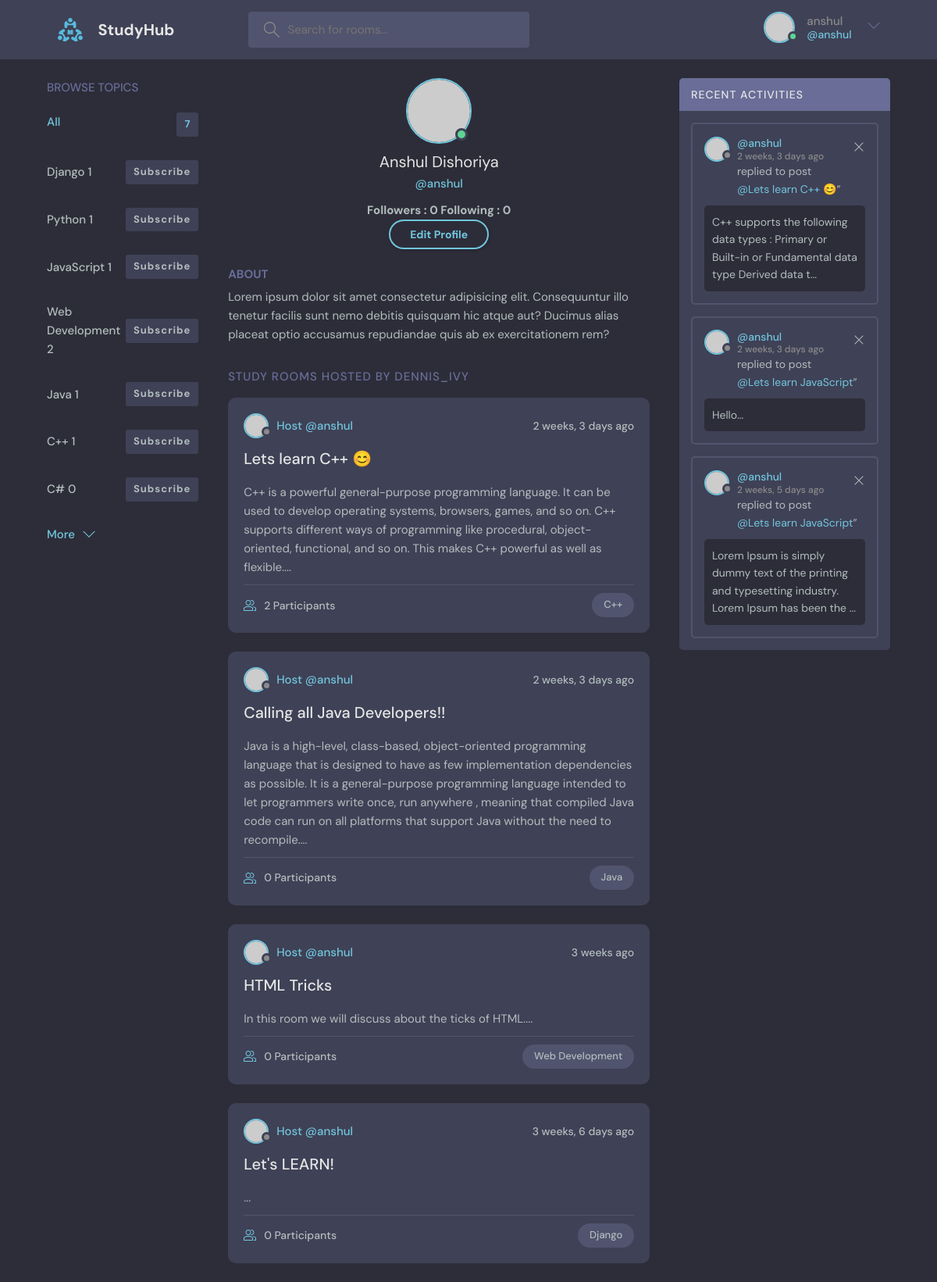
The app's page /user-profile/2 (signed in), older data.
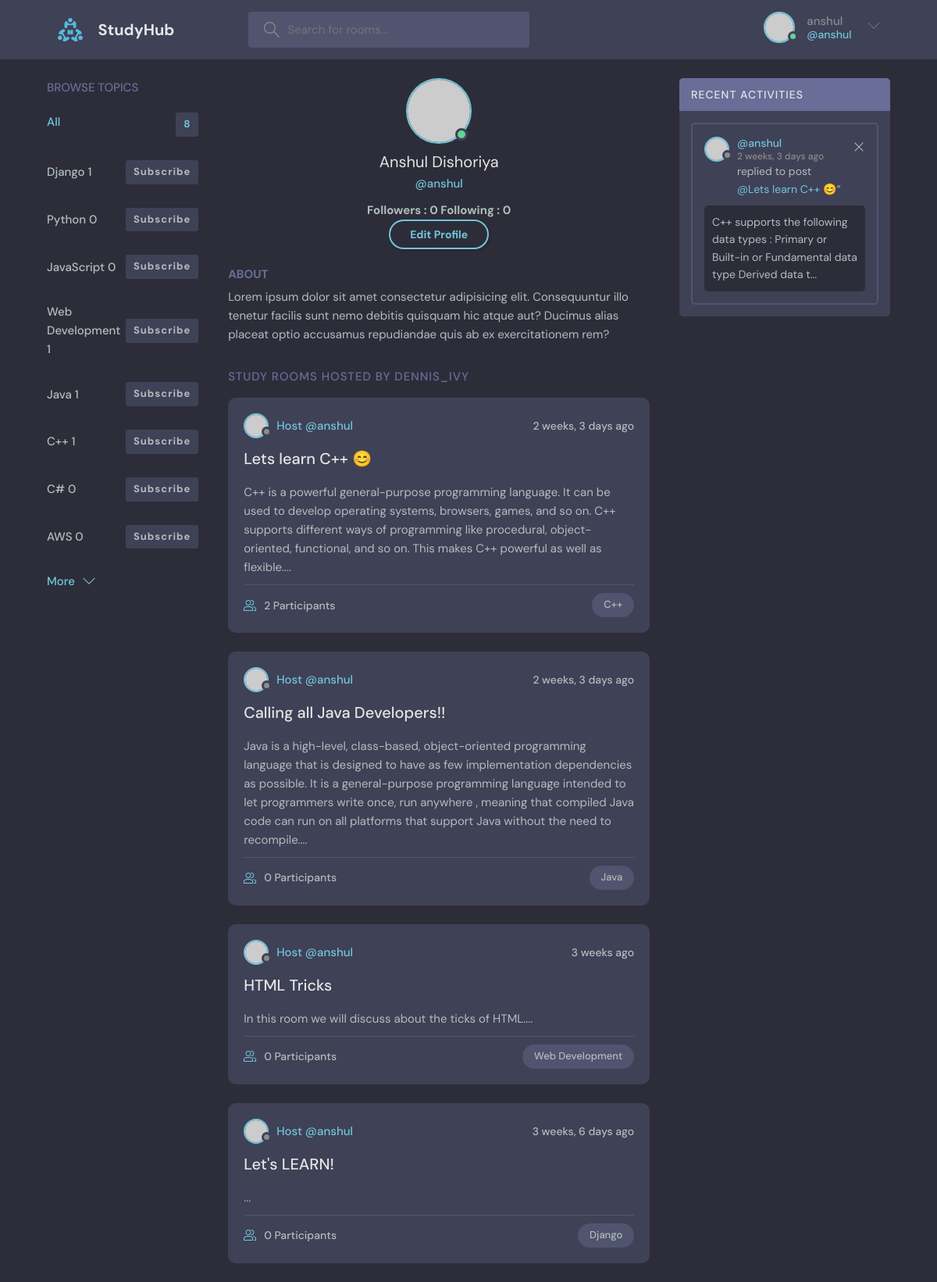
The same page, newer data.
### base/models.py (models this page shows, shortened)
class Topic(models.Model):
    name = models.CharField(max_length=100)
    subscribe  = models.ManyToManyField(User, related_name='subscribe', blank=True)

class Room(models.Model):
    host = models.ForeignKey(User , on_delete=models.SET_NULL , null=True)
    topic =models.ForeignKey(Topic , on_delete=models.SET_NULL , null=True )
    name = models.CharField(max_length=200)
    description = models.TextField(null=True , blank=True)
    participants = models.ManyToManyField(User , related_name='participants' ,blank=True)
    updated = models.DateTimeField(auto_now=True)
    created = models.DateTimeField(auto_now_add=True)
    class Meta:
        ordering = ['-updated' , '-created']

class Message(models.Model):
    user = models.ForeignKey( User, on_delete=models.CASCADE)
    room =  models.ForeignKey(Room , on_delete=models.CASCADE)
    body = models.TextField()
    updated = models.DateTimeField(auto_now=True)
    created = models.DateTimeField(auto_now_add=True)
    class Meta:
        ordering = ['-updated' , '-created']
    def __str__(self):
        return self.body[:100]

### base/views.py (the view)
def userProfile(request , pk):# here pk = primary key to identify the user
    user = User.objects.get(id=pk)
    rooms = user.room_set.all()
    user_followers = UserFollowers.objects.filter(myFollower=user)
    user_followings = UserFollowing.objects.filter(myFollowing=user)
    is_following = True if UserFollowing.objects.filter(myFollowing=request.user , following=user) else False
    room_messages = user.message_set.all()
    topics = Topic.objects.all()
    context = {'user':user , 'rooms':rooms ,
        'room_messages':room_messages , 'topics':topics,
        'user_followers':user_followers , 'user_followings':user_followings,
        'is_following' :is_following }
    return render(request , 'base/profile.html' ,context)

### base/templates/base/profile.html (shortened to what this page needs)
{% extends 'main.html' %}
{% block content %}
<main class="profile-page layout layout--3">
    <div class="container">
        {% include 'base/topics_component.html' %}
        <div class="roomList">
            <div class="profile">
                <div class="profile__avatar">
                    <div class="avatar avatar--large active">
                        <img src="https://randomuser.me/api/portraits/men/11.jpg" />
                    </div>
                </div>
                <div class="profile__info">
                    <h3>{{user.first_name}} {{user.last_name}}</h3>
                    <p>@{{user.username}}</p>
                    <h4>Followers : {{user_followers.count}}      Following : {{user_followings.count}}</h4>
                    {% if user == request.user %}
                        <a href="{% url 'update-user' %}" class="btn btn--main btn--pill">Edit Profile</a>
                    {% endif %}
                </div>
                <div class="profile__about">
                    <h3>About</h3>
                    <p>
                        Lorem ipsum dolor sit amet consectetur adipisicing elit. Consequuntur illo tenetur
                        facilis sunt nemo debitis quisquam hic atque aut? Ducimus alias placeat optio
                        accusamus repudiandae quis ab ex exercitationem rem?
                    </p>
                </div>
            </div>
            <div class="roomList__header">
                <div>
                    <h2>Study Rooms Hosted by dennis_ivy</a>
                    </h2>
                </div>
            </div>
            {% include 'base/feed_component.html' %}
        </div>
        {% include 'base/activity_component.html' %}
    </div>
</main>
{% endblock content %}

### templates/main.html (shortened to what this page needs)
<!DOCTYPE html>
{% load static %}
<html lang="en">
  <head>
    <link rel="stylesheet" href="{% static 'styles/style.css' %}" />
  </head>
  <body>
    {% include 'navbar.html' %}
    {% block content %}
    {% endblock content %}
  </body>
</html>

### templates/navbar.html (shortened to what this page needs)
{% load static %}
<header class="header header--loggedIn">
    <div class="container">
      <a href="{% url 'home' %}" class="header__logo">
        <img src="{% static 'images/logo.svg' %}" />
        <h1>StudyHub</h1>
      </a>
      <form class="header__search" method="POST" action="{% url 'home' %}" >
        <label>
          <input type="text" name="q" placeholder="Search for rooms..." />
        </label>
      </form>
      <nav class="header__menu">
        {% if request.user.is_authenticated  %}
        <div class="header__user">
          <a href="{% url 'user-profile' request.user.id %}">
            <div class="avatar avatar--medium active">
              <img src="https://randomuser.me/api/portraits/men/37.jpg" />
            </div>
            <p>{{request.user.username}}<span>@{{request.user.username}}</span></p>
          </a>
          <button class="dropdown-button">
            <svg version="1.1" xmlns="http://www.w3.org/2000/svg" width="32" height="32" viewBox="0 0 32 32">
              <title>chevron-down</title>
              <path d="M16 21l-13-13h-3l16 16 16-16h-3l-13 13z"></path>
            </svg>
          </button>
        </div>
        {% endif %}
      </nav>
    </div>
  </header>

### base/templates/base/topics_component.html (shortened to what this page needs)
<div class="topics">
  <div class="topics__header">
    <h2>Browse Topics</h2>
  </div>
  <ul class="topics__list">
    <li class="flex">
      <a href="{% url 'home' %}" class="active">All <span>{{topics.count}}</span></a>
    </li>
    {% for topic in topics %}
      <li style="display: flex; justify-content: space-between; align-items: center;">
        <a href="{% url 'home' %}?q={{topic.name}}" style="text-decoration: none;">{{topic.name}} {{topic.room_set.all.count}}</a>
        <a  href="{% url 'subscribe-topic' topic.id %}" style="text-decoration: none;"><span>Subscribe</span></a>
      </li>
    {% endfor %}
  </ul>
  <a class="btn btn--link" href="{% url 'browse-topics' %}">
    More
    <svg
      version="1.1"
      xmlns="http://www.w3.org/2000/svg"
      width="32"
      height="32"
      viewBox="0 0 32 32"
    >
      <title>chevron-down</title>
      <path d="M16 21l-13-13h-3l16 16 16-16h-3l-13 13z"></path>
    </svg>
  </a>
</div>

### base/templates/base/feed_component.html (shortened to what this page needs)
{% for room in rooms %}
<div class="roomListRoom">
  <div class="roomListRoom__header">
    <a href="{% url 'user-profile' room.host.id %}" class="roomListRoom__author">
      <div class="avatar avatar--small">
        <img src="https://randomuser.me/api/portraits/women/11.jpg" />
      </div>
      <span>Host @{{room.host.username}}</span>
    </a>
    <div class="roomListRoom__actions">
      <span>{{room.created|timesince}} ago</span>
    </div>
  </div>
  <div class="roomListRoom__content">
    <a href="{% url 'room' room.id %}">{{room.name}}</a>
    <p>
      {{room.description}}...
    </p>
  </div>
  <div class="roomListRoom__meta">
    <a href="{% url 'room' room.id %}" class="roomListRoom__joined">
      {{room.participants.all.count}} Participants
    </a>
    <p class="roomListRoom__topic">{{room.topic.name}}</p>
  </div>
</div>
{% endfor %}

### base/templates/base/activity_component.html
<div class="activities">
  <div class="activities__header">
    <h2>Recent Activities</h2>
  </div>
  {% for message in room_messages %}
  <div class="activities__box">
    <div class="activities__boxHeader roomListRoom__header">
      <a href="{% url 'user-profile'  message.user.id %}" class="roomListRoom__author">
        <div class="avatar avatar--small">
          <img src="https://randomuser.me/api/portraits/women/11.jpg" />
        </div>
        <p>
          @{{message.user.username}}
          <span>{{message.created|timesince}} ago</span>
        </p>
      </a>
      {% if request.user == message.user %}
      <div class="roomListRoom__actions">
        <a href="{% url 'delete-message' message.id%}">
          <svg
            version="1.1"
            xmlns="http://www.w3.org/2000/svg"
            width="32"
            height="32"
            viewBox="0 0 32 32"
          >
            <title>remove</title>
            <path
              d="M27.314 6.019l-1.333-1.333-9.98 9.981-9.981-9.981-1.333 1.333 9.981 9.981-9.981 9.98 1.333 1.333 9.981-9.98 9.98 9.98 1.333-1.333-9.98-9.98 9.98-9.981z"
            ></path>
          </svg>
        </a>
      </div>
      {% endif %}
    </div>
    <div class="activities__boxContent">
      <p>
        replied to post <a href="{% url 'room' message.room.id %}">@{{message.room.name}}</a
        >”
      </p>
      <div class="activities__boxRoomContent">
        {{message}}...
      </div>
    </div>
  </div>
  {% endfor %}
</div>

Row changes from the older to the newer data that the page shows:
removed Message: user.username "anshul", created "2 weeks, 3 days", room.name "Lets learn JavaScript", body "Hello"
removed Message: user.username "anshul", created "2 weeks, 5 days", room.name "Lets learn JavaScript", body "Lorem Ipsum is simply dummy text of the printing and typesetting industry. Lorem Ipsum has been the"
computed for Topic "Python": room_set.all.count "1" → "0"
computed for Topic "JavaScript": room_set.all.count "1" → "0"
computed for Topic "Web Development": room_set.all.count "2" → "1"
added Topic: name "AWS", room_set.all.count "0"
Text that changed along with them:
{{ topics.count }}: "7" → "8"
